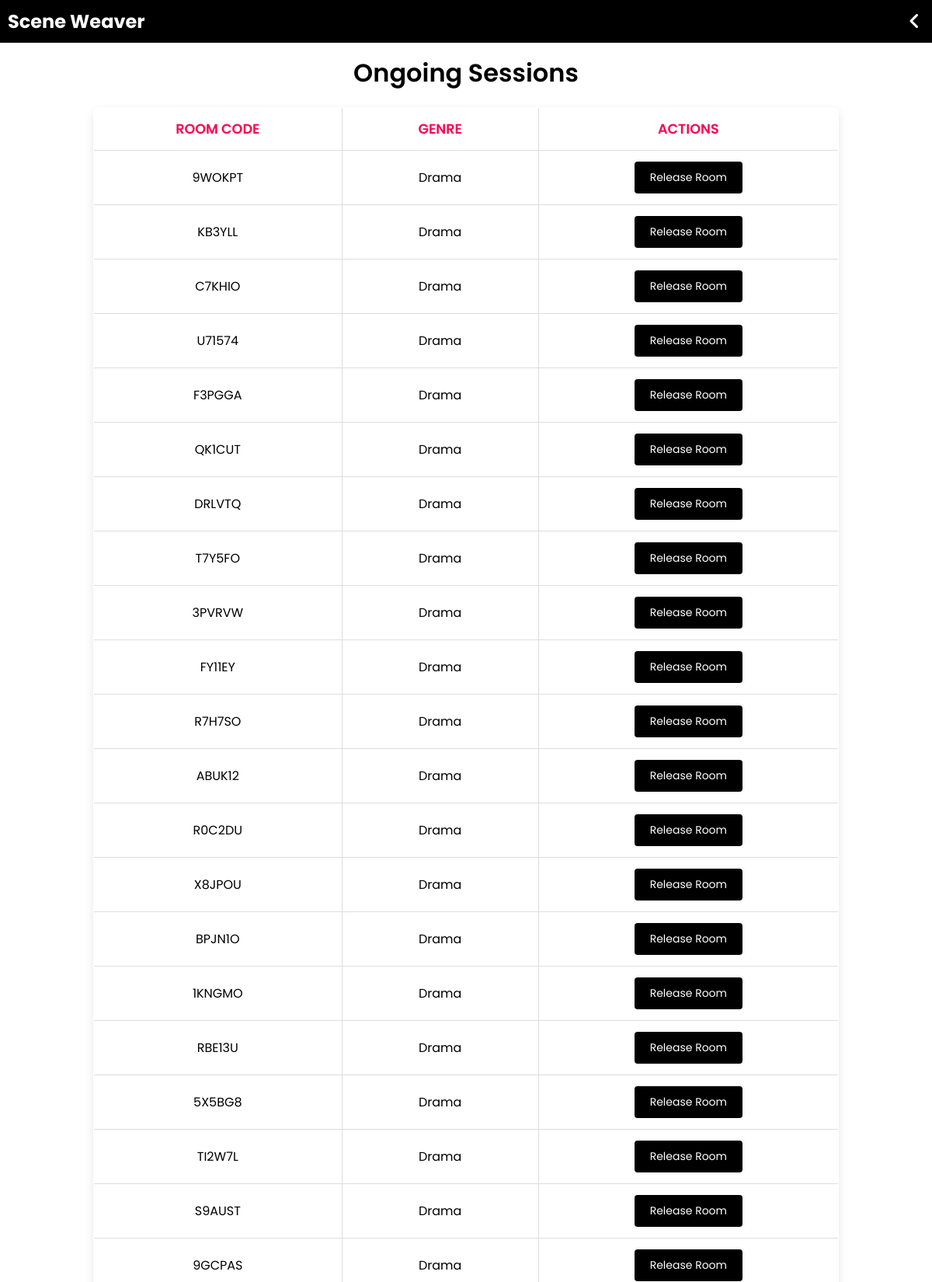
The page /view-rooms (upper part) on the database its author committed.
### tables this page shows
CREATE TABLE rooms (
                id INTEGER PRIMARY KEY AUTOINCREMENT,
                room_code TEXT NOT NULL UNIQUE,
                genre TEXT NOT NULL
            );

### app.py (the view)
@app.route("/view-rooms")
def view_rooms():
    with sqlite3.connect("data.db") as conn:
        cursor = conn.cursor()
        cursor.execute("SELECT room_code, genre FROM rooms")
        rooms = cursor.fetchall()
    return render_template("view_rooms.html", rooms=rooms)

### templates/view_rooms.html (shortened to what this page needs)
<!DOCTYPE html>
<html lang="en">
<head>
    <link rel="stylesheet" href="{{ url_for('static', filename='styles4.css') }}">
    <link rel="stylesheet" href="https://cdnjs.cloudflare.com/ajax/libs/font-awesome/6.4.2/css/all.min.css">
</head>
<body>
    <header>
        <h1 onclick="showLoadingSpinner(); setTimeout(function() { location.reload(); }, 100);">Scene Weaver</h1>
        <nav>
            <button id="backButton" class="icon-btn" onclick="showLoadingSpinner()">
                <i class="fa-solid fa-angle-left"></i>
            </button>
        </nav>
    </header>
    <h1 class="title">Ongoing Sessions</h1>
    <table border="1">
        <thead>
            <tr>
                <th>Room Code</th>
                <th>Genre</th>
                <th>Actions</th>
            </tr>
        </thead>
        <tbody>
            {% for room in rooms %}
            <tr>
                <td>{{ room[0] }}</td>
                <td>{{ room[1] }}</td>
                <td>
                    <form action="{{ url_for('release_room', room_code=room[0]) }}" method="GET">
                        <button type="submit">Release Room</button>
                    </form>
                </td>
            </tr>
            {% else %}
            <tr>
                <td colspan="3">No rooms booked yet.</td>
            </tr>
            {% endfor %}
        </tbody>
    </table>
</body>
</html>

### static/styles4.css (style rules this page uses)
* { margin: 0; padding: 0; box-sizing: border-box; font-family: 'poppins', sans-serif; height: auto; }
.title { text-align: center; color: black; padding: 40px 0; font-weight: 600; font-size: 2rem; margin-top: 30px; margin-bottom: 10px; }
header { display: flex; justify-content: space-between; align-items: center; background-color: black; color: #fff; padding: 10px; position: fixed; top: 0; left: 0; width: 100%; z-index: 1000; }
header h1 { font-size: 24px; user-select: none; cursor: pointer; }
table { width: 80%; margin: 40px auto; margin-top: -30px; border-collapse: collapse; background-color: white; border-radius: 8px; box-shadow: 0 4px 12px rgba(0, 0, 0, 0.1); overflow: hidden; }
table th { padding: 14px 20px; text-align: center; background-color: white; color: #ff004f; font-weight: 600; font-size: 1.1rem; text-transform: uppercase; border: 1px solid #ddd; }
table td { padding: 14px 20px; text-align: center; border: 1px solid #ddd; background-color: white; font-size: 1rem; }
table td button { background-color: black; color: white; border: none; padding: 10px 20px; cursor: pointer; font-size: 14px; border-radius: 4px; transition: background-color 0.3s ease, transform 0.2s ease; outline: none; }
.icon-btn { background-color: transparent; border: none; color: white; font-size: 24px; cursor: pointer; margin-right: 15px; transition: background-color 0.3s, transform 0.3s; outline: none; }
.icon-btn:last-child { margin-right: 5px; }

### rows shown on the page
rooms: room_code "9WOKPT", genre "Drama"
rooms: room_code "KB3YLL", genre "Drama"
rooms: room_code "C7KHIO", genre "Drama"
rooms: room_code "U71574", genre "Drama"
rooms: room_code "F3PGGA", genre "Drama"
rooms: room_code "QK1CUT", genre "Drama"
rooms: room_code "DRLVTQ", genre "Drama"
rooms: room_code "T7Y5FO", genre "Drama"
rooms: room_code "3PVRVW", genre "Drama"
rooms: room_code "FY11EY", genre "Drama"
rooms: room_code "R7H7SO", genre "Drama"
rooms: room_code "ABUK12", genre "Drama"
rooms: room_code "R0C2DU", genre "Drama"
rooms: room_code "X8JPOU", genre "Drama"
rooms: room_code "BPJN1O", genre "Drama"
rooms: room_code "1KNGMO", genre "Drama"
rooms: room_code "RBE13U", genre "Drama"
rooms: room_code "5X5BG8", genre "Drama"
rooms: room_code "TI2W7L", genre "Drama"
rooms: room_code "S9AUST", genre "Drama"
rooms: room_code "9GCPAS", genre "Drama"
